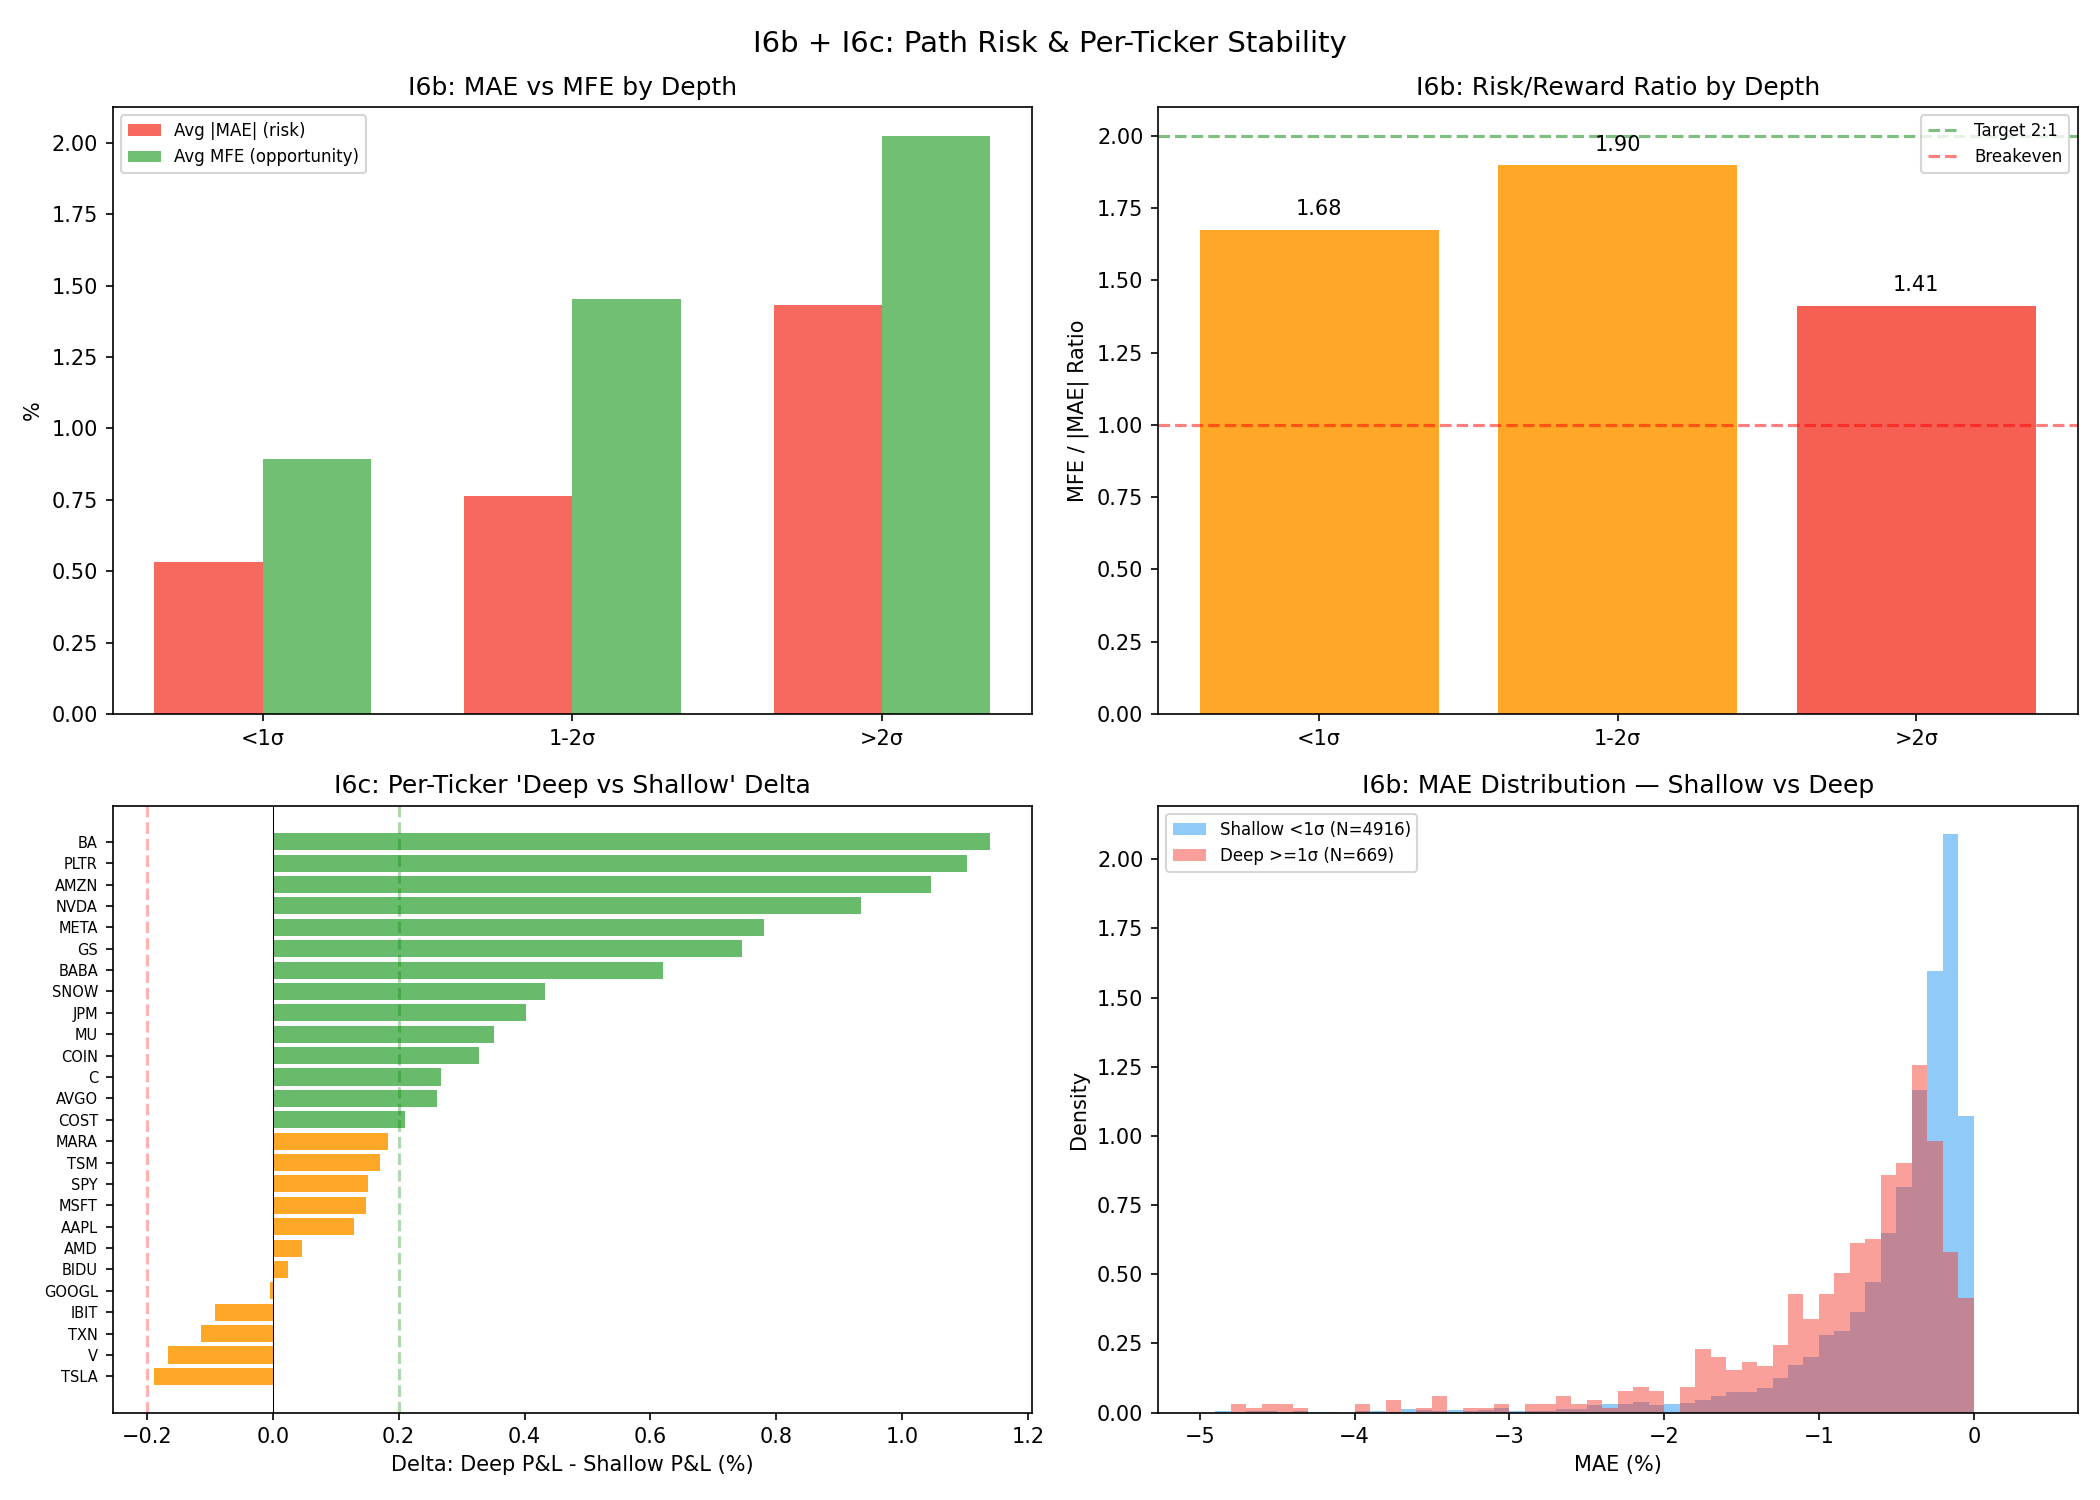

This chart was generated by the following Python code:
"""
Series I6b + I6c: Path Risk (MAE/MFE) and Per-Ticker Stability.

Uses V1 (First Green Close) from I6a as the executable entry.
Computes MAE/MFE from raw M5 bars between entry and 15:30 ET exit.
Tests per-ticker stability of "deep = better" gradient.
"""

from pathlib import Path

import matplotlib
matplotlib.use("Agg")
import matplotlib.pyplot as plt
import numpy as np
import pandas as pd

# ── paths ──
ROOT = Path(__file__).resolve().parents[3]
DATA_DIR = ROOT / "Fetched_Data"
OUT_DIR = Path(__file__).resolve().parent
I6A_DATA = OUT_DIR / "I6a_executable_entry_data.csv"

EQUITY_TICKERS = [
    "AAPL", "AMD", "AMZN", "AVGO", "BA", "BABA", "BIDU", "C", "COIN",
    "COST", "GOOGL", "GS", "IBIT", "JPM", "MARA", "META", "MSFT", "MU",
    "NVDA", "PLTR", "SNOW", "SPY", "TSLA", "TSM", "TXN", "V",
]

EXIT_IST = 22 * 60 + 30  # 15:30 ET = 22:30 IST


def ist_minutes(dt):
    return dt.hour * 60 + dt.minute


def load_all_m5():
    """Load M5 regular-session data keyed by (ticker, date)."""
    print("Loading M5 data...")
    cache = {}
    for ticker in EQUITY_TICKERS:
        path = DATA_DIR / f"{ticker}_data.csv"
        if not path.exists():
            continue
        df = pd.read_csv(path, parse_dates=["Datetime"])
        df = df.sort_values("Datetime").reset_index(drop=True)
        mins = df["Datetime"].apply(ist_minutes)
        mask = (mins >= 16 * 60 + 35) & (mins <= 22 * 60 + 55)
        df = df[mask].copy()
        df["trading_day"] = df["Datetime"].dt.date
        df["ist_min"] = df["Datetime"].apply(ist_minutes)
        for day, day_df in df.groupby("trading_day"):
            cache[(ticker, day)] = day_df.reset_index(drop=True)
    print(f"  Loaded {len(cache):,} ticker-days")
    return cache


def compute_mae_mfe(m5_cache, i6a_df):
    """For each V1 trade, compute MAE and MFE from entry bar to 15:30 ET."""
    print("Computing MAE/MFE for V1 trades...")
    v1_trades = i6a_df.dropna(subset=["v1_entry"]).copy()

    mae_list, mfe_list = [], []
    for _, row in v1_trades.iterrows():
        key = (row["ticker"], row["trading_day"])
        if key not in m5_cache:
            mae_list.append(np.nan)
            mfe_list.append(np.nan)
            continue

        day_df = m5_cache[key]
        entry_price = row["v1_entry"]
        entry_ist = row["v1_ist_min"]

        # Bars from entry to exit (15:30 ET = 22:30 IST)
        path_bars = day_df[(day_df["ist_min"] >= entry_ist) & (day_df["ist_min"] <= EXIT_IST)]

        if path_bars.empty:
            mae_list.append(np.nan)
            mfe_list.append(np.nan)
            continue

        lowest_low = path_bars["Low"].min()
        highest_high = path_bars["High"].max()

        mae = (lowest_low - entry_price) / entry_price * 100  # negative = drawdown
        mfe = (highest_high - entry_price) / entry_price * 100  # positive = unrealized gain

        mae_list.append(mae)
        mfe_list.append(mfe)

    v1_trades["mae"] = mae_list
    v1_trades["mfe"] = mfe_list
    v1_trades = v1_trades.dropna(subset=["mae", "mfe"])
    print(f"  Computed MAE/MFE for {len(v1_trades)} trades")
    return v1_trades


# ═══════════════════════════════════════════════════════════
# I6b: MAE/MFE Analysis
# ═══════════════════════════════════════════════════════════

def run_i6b(trades):
    """MAE/MFE by depth bucket."""
    print(f"\n{'='*70}")
    print("I6b: MAE / MFE by Depth Bucket")
    print("=" * 70)

    z_buckets = ["<1σ", "1-2σ", ">2σ"]

    print(f"\n{'Bucket':>8s}  {'Avg MAE':>9s}  {'Med MAE':>9s}  {'Worst MAE':>10s}  "
          f"{'Avg MFE':>9s}  {'Med MFE':>9s}  {'MFE/|MAE|':>10s}  "
          f"{'%MAE>0.5':>9s}  {'%MAE>1.0':>9s}  {'N':>6s}")
    print("-" * 110)

    rows = []
    for b in z_buckets:
        sub = trades[trades["zscore_bucket"] == b]
        if sub.empty:
            continue
        avg_mae = sub["mae"].mean()
        med_mae = sub["mae"].median()
        worst_mae = sub["mae"].min()
        avg_mfe = sub["mfe"].mean()
        med_mfe = sub["mfe"].median()
        ratio = avg_mfe / abs(avg_mae) if avg_mae != 0 else float("inf")
        pct_05 = (sub["mae"] < -0.5).mean() * 100
        pct_10 = (sub["mae"] < -1.0).mean() * 100

        print(f"{b:>8s}  {avg_mae:>+8.3f}%  {med_mae:>+8.3f}%  {worst_mae:>+9.3f}%  "
              f"{avg_mfe:>+8.3f}%  {med_mfe:>+8.3f}%  {ratio:>10.2f}  "
              f"{pct_05:>8.1f}%  {pct_10:>8.1f}%  {len(sub):>6d}")

        rows.append({
            "bucket": b, "avg_mae": avg_mae, "med_mae": med_mae,
            "worst_mae": worst_mae, "avg_mfe": avg_mfe, "med_mfe": med_mfe,
            "mfe_mae_ratio": ratio, "pct_mae_05": pct_05, "pct_mae_10": pct_10,
            "n": len(sub),
        })

    # Also by raw %
    print(f"\n  By Raw % Bucket:")
    print(f"  {'Bucket':>12s}  {'Avg MAE':>9s}  {'Med MAE':>9s}  {'Avg MFE':>9s}  "
          f"{'MFE/|MAE|':>10s}  {'%MAE>0.5':>9s}  {'N':>6s}")
    for b in ["<0.5%", "0.5-1.0%", ">1.0%"]:
        sub = trades[trades["compression_bucket"] == b]
        if sub.empty:
            continue
        avg_mae = sub["mae"].mean()
        med_mae = sub["mae"].median()
        avg_mfe = sub["mfe"].mean()
        ratio = avg_mfe / abs(avg_mae) if avg_mae != 0 else float("inf")
        pct_05 = (sub["mae"] < -0.5).mean() * 100
        print(f"  {b:>12s}  {avg_mae:>+8.3f}%  {med_mae:>+8.3f}%  {avg_mfe:>+8.3f}%  "
              f"{ratio:>10.2f}  {pct_05:>8.1f}%  {len(sub):>6d}")

    # Avg P&L reminder
    print(f"\n  Avg P&L by z-score bucket (V1):")
    for b in z_buckets:
        sub = trades[trades["zscore_bucket"] == b]
        if len(sub) > 0:
            print(f"    {b}: avg P&L = {sub['v1_pl'].mean():+.4f}%, "
                  f"WR = {(sub['v1_pl'] > 0).mean()*100:.1f}%")

    return pd.DataFrame(rows)


# ═══════════════════════════════════════════════════════════
# I6c: Per-Ticker Stability
# ═══════════════════════════════════════════════════════════

def run_i6c(trades):
    """Per-ticker stability of 'deep = better'."""
    print(f"\n{'='*70}")
    print("I6c: Per-Ticker Stability")
    print("=" * 70)

    # Use >1σ as "deep" (combining 1-2σ and >2σ) for sufficient N
    trades = trades.copy()
    trades["depth_binary"] = np.where(trades["depth_z"] >= 1.0, "deep (>=1σ)", "shallow (<1σ)")

    results = []
    print(f"\n{'Ticker':>6s}  {'Shallow PL':>11s}  {'Sh WR':>7s}  {'Sh N':>5s}  "
          f"{'Deep PL':>9s}  {'Dp WR':>7s}  {'Dp N':>5s}  {'Delta':>8s}  {'Category':>14s}")
    print("-" * 95)

    for ticker in EQUITY_TICKERS:
        sub = trades[trades["ticker"] == ticker]
        shallow = sub[sub["depth_binary"] == "shallow (<1σ)"]
        deep = sub[sub["depth_binary"] == "deep (>=1σ)"]

        sh_pl = shallow["v1_pl"].mean() if len(shallow) > 0 else np.nan
        sh_wr = (shallow["v1_pl"] > 0).mean() * 100 if len(shallow) > 0 else np.nan
        dp_pl = deep["v1_pl"].mean() if len(deep) > 0 else np.nan
        dp_wr = (deep["v1_pl"] > 0).mean() * 100 if len(deep) > 0 else np.nan

        delta = dp_pl - sh_pl if not (np.isnan(dp_pl) or np.isnan(sh_pl)) else np.nan

        if np.isnan(delta):
            cat = "insufficient"
        elif delta > 0.2:
            cat = "deep-friendly"
        elif delta < -0.2:
            cat = "deep-hostile"
        else:
            cat = "flat"

        print(f"{ticker:>6s}  {sh_pl:>+10.4f}%  {sh_wr:>6.1f}%  {len(shallow):>5d}  "
              f"{dp_pl:>+8.4f}%  {dp_wr:>6.1f}%  {len(deep):>5d}  "
              f"{delta:>+7.3f}%  {cat:>14s}")

        results.append({
            "ticker": ticker,
            "shallow_pl": sh_pl, "shallow_wr": sh_wr, "shallow_n": len(shallow),
            "deep_pl": dp_pl, "deep_wr": dp_wr, "deep_n": len(deep),
            "delta": delta, "category": cat,
        })

    res_df = pd.DataFrame(results)

    # Summary
    cats = res_df["category"].value_counts()
    print(f"\n  Summary:")
    for c in ["deep-friendly", "flat", "deep-hostile", "insufficient"]:
        print(f"    {c}: {cats.get(c, 0)} tickers")

    # Beta proxy: use noon_sigma from I4 as volatility proxy
    sigma_path = OUT_DIR / "I4_noon_sigma.csv"
    if sigma_path.exists():
        sigma_df = pd.read_csv(sigma_path)
        res_df = res_df.merge(sigma_df[["ticker", "noon_sigma"]], on="ticker", how="left")
        valid = res_df.dropna(subset=["delta", "noon_sigma"])
        if len(valid) > 5:
            corr = valid["delta"].corr(valid["noon_sigma"])
            print(f"\n  Correlation (delta vs noon_sigma/beta proxy): r = {corr:.3f}")
            print(f"  {'Higher vol → more deep-friendly' if corr > 0.1 else 'No clear vol→deep relationship' if abs(corr) < 0.1 else 'Higher vol → less deep-friendly'}")

    return res_df


# ═══════════════════════════════════════════════════════════
# PLOTS
# ═══════════════════════════════════════════════════════════

def make_plots(trades, i6b_df, i6c_df):
    fig, axes = plt.subplots(2, 2, figsize=(14, 10))

    z_buckets = ["<1σ", "1-2σ", ">2σ"]

    # 1. MAE/MFE grouped bar by z-score bucket
    ax = axes[0, 0]
    x = np.arange(len(z_buckets))
    width = 0.35
    mae_vals = [i6b_df.loc[i6b_df["bucket"] == b, "avg_mae"].values[0]
                for b in z_buckets if b in i6b_df["bucket"].values]
    mfe_vals = [i6b_df.loc[i6b_df["bucket"] == b, "avg_mfe"].values[0]
                for b in z_buckets if b in i6b_df["bucket"].values]
    ax.bar(x - width/2, [abs(v) for v in mae_vals], width, color="#F44336", alpha=0.8, label="Avg |MAE| (risk)")
    ax.bar(x + width/2, mfe_vals, width, color="#4CAF50", alpha=0.8, label="Avg MFE (opportunity)")
    ax.set_xticks(x)
    ax.set_xticklabels(z_buckets)
    ax.set_ylabel("%")
    ax.set_title("I6b: MAE vs MFE by Depth")
    ax.legend(fontsize=8)

    # 2. MFE/MAE ratio by bucket
    ax = axes[0, 1]
    ratios = [i6b_df.loc[i6b_df["bucket"] == b, "mfe_mae_ratio"].values[0]
              for b in z_buckets if b in i6b_df["bucket"].values]
    colors = ["#4CAF50" if r > 2 else "#FF9800" if r > 1.5 else "#F44336" for r in ratios]
    bars = ax.bar(z_buckets[:len(ratios)], ratios, color=colors, alpha=0.85)
    ax.axhline(2.0, color="green", linestyle="--", alpha=0.5, label="Target 2:1")
    ax.axhline(1.0, color="red", linestyle="--", alpha=0.5, label="Breakeven")
    for bar, r in zip(bars, ratios):
        ax.text(bar.get_x() + bar.get_width()/2, bar.get_height() + 0.05,
                f"{r:.2f}", ha="center", fontsize=10)
    ax.set_ylabel("MFE / |MAE| Ratio")
    ax.set_title("I6b: Risk/Reward Ratio by Depth")
    ax.legend(fontsize=8)

    # 3. Per-ticker delta (I6c)
    ax = axes[1, 0]
    valid = i6c_df[i6c_df["category"] != "insufficient"].sort_values("delta")
    colors_map = {"deep-friendly": "#4CAF50", "flat": "#FF9800", "deep-hostile": "#F44336"}
    bar_colors = [colors_map[c] for c in valid["category"]]
    ax.barh(range(len(valid)), valid["delta"], color=bar_colors, alpha=0.85)
    ax.set_yticks(range(len(valid)))
    ax.set_yticklabels(valid["ticker"], fontsize=7)
    ax.axvline(0, color="black", linewidth=0.5)
    ax.axvline(0.2, color="green", linestyle="--", alpha=0.3)
    ax.axvline(-0.2, color="red", linestyle="--", alpha=0.3)
    ax.set_xlabel("Delta: Deep P&L - Shallow P&L (%)")
    ax.set_title("I6c: Per-Ticker 'Deep vs Shallow' Delta")

    # 4. MAE distribution: shallow vs deep
    ax = axes[1, 1]
    shallow_mae = trades[trades["zscore_bucket"] == "<1σ"]["mae"].dropna()
    deep_mae = trades[trades["depth_z"] >= 1.0]["mae"].dropna()
    bins = np.arange(-5, 0.5, 0.1)
    ax.hist(shallow_mae, bins=bins, alpha=0.5, color="#2196F3", label=f"Shallow <1σ (N={len(shallow_mae)})", density=True)
    ax.hist(deep_mae, bins=bins, alpha=0.5, color="#F44336", label=f"Deep >=1σ (N={len(deep_mae)})", density=True)
    ax.set_xlabel("MAE (%)")
    ax.set_ylabel("Density")
    ax.set_title("I6b: MAE Distribution — Shallow vs Deep")
    ax.legend(fontsize=8)

    plt.suptitle("I6b + I6c: Path Risk & Per-Ticker Stability", fontsize=14)
    plt.tight_layout()
    plt.savefig(OUT_DIR / "I6bc_path_ticker.png", dpi=150)
    plt.close()
    print("\nSaved: I6bc_path_ticker.png")


def main():
    # Load I6a data
    i6a = pd.read_csv(I6A_DATA)
    i6a["trading_day"] = pd.to_datetime(i6a["trading_day"]).dt.date
    print(f"Loaded {len(i6a)} events from I6a")

    # Load M5 for MAE/MFE
    m5_cache = load_all_m5()

    # Compute MAE/MFE
    trades = compute_mae_mfe(m5_cache, i6a)
    trades.to_csv(OUT_DIR / "I6bc_trades_with_mae_mfe.csv", index=False)

    # I6b
    i6b_df = run_i6b(trades)

    # I6c
    i6c_df = run_i6c(trades)
    i6c_df.to_csv(OUT_DIR / "I6c_per_ticker.csv", index=False)

    # Plots
    make_plots(trades, i6b_df, i6c_df)


if __name__ == "__main__":
    main()
